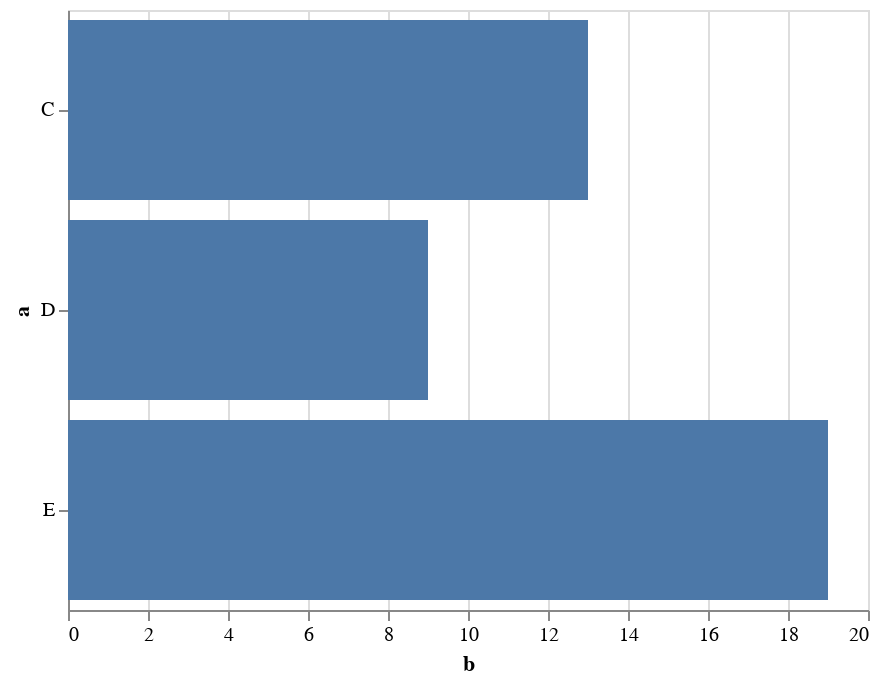

This figure's notebook cell:
### Markdown cell above
With two visual channels encoded, we can see the raw data points in the `DataFrame`. A different mark type can be chosen using a different `mark_*()` method, such as `mark_bar()`:

### Code cell
alt.Chart(data).mark_bar().encode(
    alt.Y('a'),
    alt.X('b')
)

### Figure 1 — Vega-Lite specification as saved in the notebook (floating-point values rounded to 4 significant figures)
{"$schema": "https://vega.github.io/schema/vega-lite/v2.4.1.json", "config": {"view": {"height": 300, "width": 400}}, "data": {"values": [{"a": "C", "b": 2}, {"a": "C", "b": 7}, {"a": "C", "b": 4}, {"a": "D", "b": 1}, {"a": "D", "b": 2}, {"a": "D", "b": 6}, {"a": "E", "b": 8}, {"a": "E", "b": 4}, {"a": "E", "b": 7}]}, "encoding": {"x": {"field": "b", "type": "quantitative"}, "y": {"field": "a", "type": "nominal"}}, "mark": "bar"}
